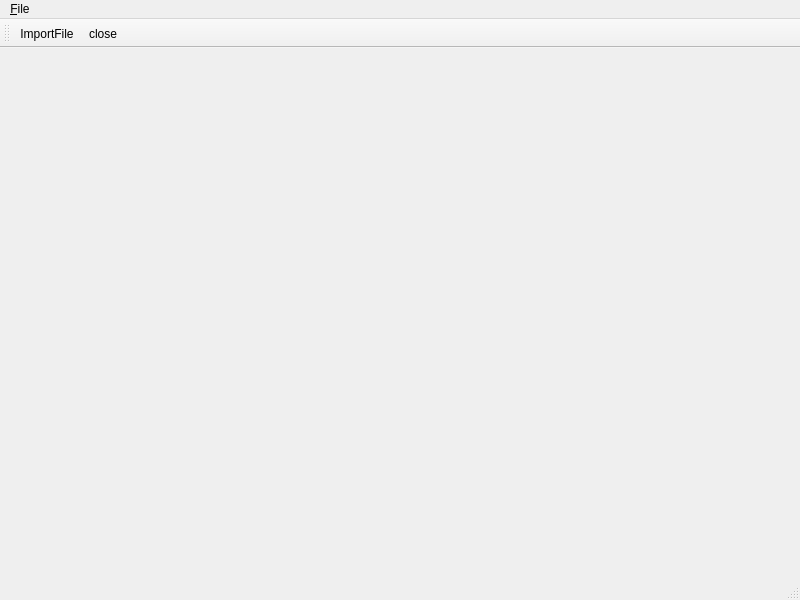
<?xml version="1.0" encoding="UTF-8"?>
<ui version="4.0">
 <class>MainWindow</class>
 <widget class="QMainWindow" name="MainWindow">
  <property name="geometry">
   <rect>
    <x>0</x>
    <y>0</y>
    <width>800</width>
    <height>600</height>
   </rect>
  </property>
  <property name="windowTitle">
   <string>MainWindow</string>
  </property>
  <widget class="QWidget" name="centralwidget"/>
  <widget class="QMenuBar" name="menubar">
   <property name="geometry">
    <rect>
     <x>0</x>
     <y>0</y>
     <width>800</width>
     <height>25</height>
    </rect>
   </property>
   <widget class="QMenu" name="menu_File">
    <property name="title">
     <string>&amp;File</string>
    </property>
   </widget>
   <addaction name="menu_File"/>
  </widget>
  <widget class="QStatusBar" name="statusbar"/>
  <widget class="QToolBar" name="toolBar">
   <property name="windowTitle">
    <string>toolBar</string>
   </property>
   <attribute name="toolBarArea">
    <enum>TopToolBarArea</enum>
   </attribute>
   <attribute name="toolBarBreak">
    <bool>true</bool>
   </attribute>
   <addaction name="actionImportFile"/>
   <addaction name="actionclose"/>
  </widget>
  <action name="actionclose">
   <property name="icon">
    <iconset>
     <normalon>icon/cancel.png</normalon>
    </iconset>
   </property>
   <property name="text">
    <string>close</string>
   </property>
   <property name="shortcut">
    <string>Ctrl+Q</string>
   </property>
  </action>
  <action name="actionImportFile">
   <property name="icon">
    <iconset>
     <normalon>icon/icons8-add-folder-32.png</normalon>
    </iconset>
   </property>
   <property name="text">
    <string>ImportFile</string>
   </property>
  </action>
 </widget>
 <resources/>
 <connections/>
</ui>
